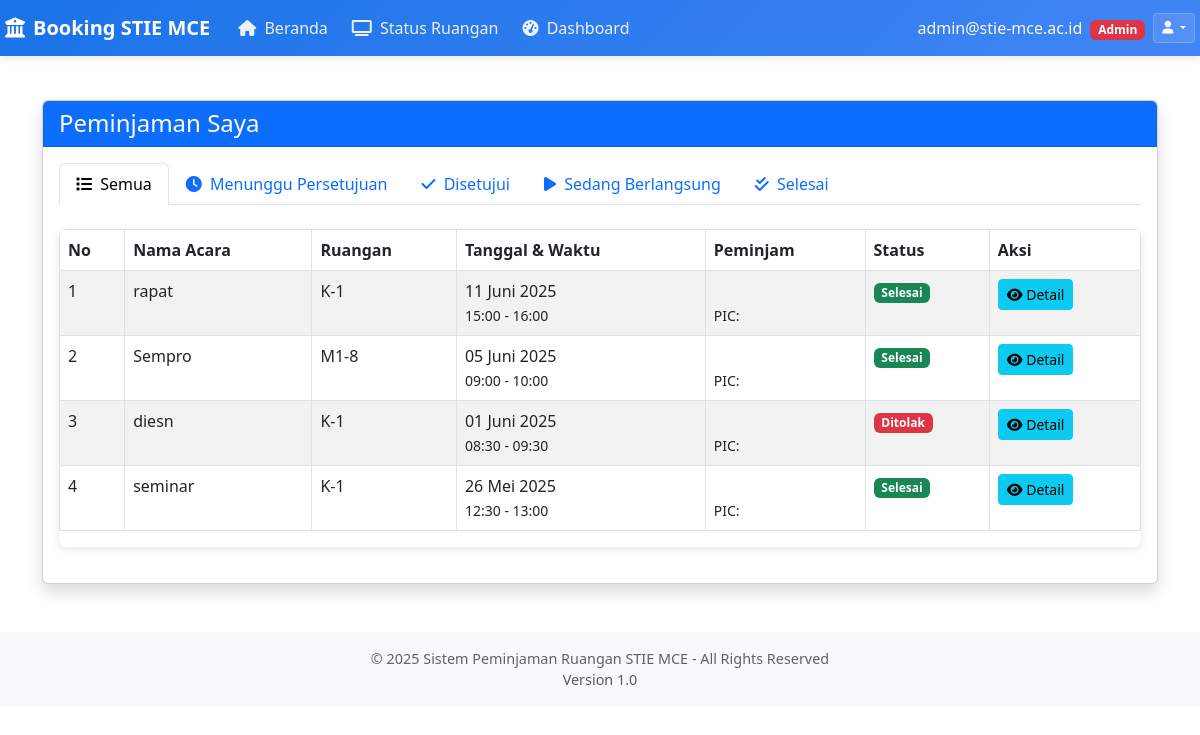
Screenshot of /my_bookings.php (signed in) with the database file from the repository.
### tables this page shows
CREATE TABLE `tbl_booking` (
  `id_booking` int(11) NOT NULL,
  `id_user` int(11) NOT NULL,
  `id_ruang` int(11) NOT NULL,
  `nama_acara` varchar(200) NOT NULL,
  `tanggal` date NOT NULL,
  `jam_mulai` time NOT NULL,
  `jam_selesai` time NOT NULL,
  `keterangan` text NOT NULL,
  `nama` varchar(100) NOT NULL,
  `no_penanggungjawab` int(15) NOT NULL,
  `status` enum('pending','approve','rejected','cancelled','active','done') NOT NULL DEFAULT 'pending',
  `checked_out_by` varchar(50) DEFAULT NULL,
  `checkout_status` enum('pending','manual_checkout','auto_completed','force_checkout') NOT NULL DEFAULT 'pending',
  `checkout_time` datetime DEFAULT NULL,
  `completion_note` varchar(255) DEFAULT NULL,
  `is_external` tinyint(1) NOT NULL DEFAULT 0,
  `activated_at` datetime DEFAULT NULL,
  `activated_by` varchar(50) DEFAULT NULL,
  `activation_note` text DEFAULT NULL,
  `approved_at` datetime DEFAULT NULL,
  `approved_by` varchar(50) DEFAULT NULL,
  `rejected_at` datetime DEFAULT NULL COMMENT 'Waktu penolakan booking',
  `rejected_by` varchar(50) DEFAULT NULL COMMENT 'Yang menolak booking',
  `rejection_reason` text DEFAULT NULL COMMENT 'Alasan penolakan',
  `approval_reason` text DEFAULT NULL,
  `cancelled_by` varchar(50) DEFAULT NULL,
  `cancelled_at` datetime DEFAULT NULL,
  `cancellation_reason` text DEFAULT NULL,
  `auto_approved` tinyint(1) DEFAULT 0 COMMENT 'Was this booking auto-approved?',
  `auto_approval_reason` varchar(255) DEFAULT NULL COMMENT 'Reason for auto-approval',
  `created_at` timestamp NOT NULL DEFAULT current_timestamp(),
  `id_schedule` int(11) DEFAULT NULL COMMENT 'Jika booking ini dari jadwal kuliah berulang',
  `booking_type` enum('manual','recurring','external') DEFAULT 'manual' COMMENT 'Jenis booking',
  `auto_generated` tinyint(1) DEFAULT 0,
  `created_by_cs` tinyint(1) DEFAULT 0 COMMENT 'Dibuat oleh CS',
  `cs_user_id` int(11) DEFAULT NULL COMMENT 'ID user CS yang membuat booking',
  `addon_total_cost` decimal(10,2) DEFAULT 0.00 COMMENT 'Total biaya add-on',
  `base_price` decimal(10,2) DEFAULT 0.00 COMMENT 'Harga dasar ruangan',
  `addon_total` decimal(10,2) DEFAULT 0.00 COMMENT 'Total harga add-on',
  `total_amount` decimal(10,2) GENERATED ALWAYS AS (`base_price` + `addon_total`) STORED COMMENT 'Total pembayaran',
  `payment_status` enum('pending','paid','partial','refund') DEFAULT 'pending',
  `payment_method` varchar(50) DEFAULT NULL,
  `payment_date` datetime DEFAULT NULL,
  `karyawan_id` int(11) DEFAULT NULL COMMENT 'Direct reference ke dbIRIS.tblKaryawan',
  `user_type` enum('local','dosen_iris','external','manual') DEFAULT 'local' COMMENT 'Tipe user - manual untuk booking CS',
  `email_peminjam` varchar(255) DEFAULT NULL COMMENT 'Email peminjam untuk booking manual',
  `role_peminjam` enum('dosen','mahasiswa','karyawan','external') DEFAULT NULL COMMENT 'Role peminjam untuk booking manual',
  `nik_dosen` varchar(20) DEFAULT NULL COMMENT 'NIK dosen dari dbIRIS',
  `nama_dosen` varchar(200) DEFAULT NULL COMMENT 'Nama dosen dari dbIRIS',
  `email_dosen` varchar(100) DEFAULT NULL COMMENT 'Email dosen dari dbIRIS',
  `tahun_akademik_info` varchar(20) DEFAULT NULL COMMENT 'Tahun akademik (2024/2025)',
  `periode_info` varchar(20) DEFAULT NULL COMMENT 'Ganjil/Genap/Pendek',
  `catatan_dosen` text DEFAULT NULL COMMENT 'Catatan tambahan dari dosen',
  `dosen_karyawan_id` int(11) DEFAULT NULL COMMENT 'Reference to dbIRIS.tblKaryawan.KaryawanID',
  `dosen_nik_external` varchar(20) DEFAULT NULL COMMENT 'NIK dosen dari database external',
  `dosen_nama_external` varchar(200) DEFAULT NULL COMMENT 'Nama dosen dari database external',
  `dosen_email_external` varchar(100) DEFAULT NULL COMMENT 'Email dosen dari database external',
  `cs_handled` tinyint(4) DEFAULT 0,
  `cs_handled_at` timestamp NULL DEFAULT NULL,
  `cs_handled_by` int(11) DEFAULT NULL,
  `original_schedule_deleted` tinyint(1) DEFAULT 0 COMMENT 'Apakah jadwal asli sudah dihapus',
  `original_schedule_deleted_at` timestamp NULL DEFAULT NULL COMMENT 'Waktu jadwal asli dihapus',
  `original_schedule_deleted_by` int(11) DEFAULT NULL COMMENT 'CS yang menghapus jadwal asli',
  `deleted_schedule_date` date DEFAULT NULL COMMENT 'Tanggal jadwal yang dihapus',
  `schedule_deleted` tinyint(1) DEFAULT 0 COMMENT 'Apakah jadwal asli sudah dihapus',
  `schedule_deleted_at` timestamp NULL DEFAULT NULL COMMENT 'Kapan jadwal asli dihapus',
  `schedule_deleted_by` int(11) DEFAULT NULL COMMENT 'Siapa yang menghapus jadwal asli'
);

CREATE TABLE `tbl_ruang` (
  `id_ruang` int(11) NOT NULL,
  `id_gedung` int(11) NOT NULL,
  `nama_ruang` varchar(100) NOT NULL,
  `kapasitas` int(11) NOT NULL,
  `lokasi` varchar(50) NOT NULL,
  `fasilitas` text DEFAULT NULL COMMENT 'Daftar fasilitas ruangan',
  `allowed_roles` set('admin','mahasiswa','dosen','karyawan') DEFAULT 'admin,mahasiswa,dosen,karyawan' COMMENT 'Role yang boleh booking ruangan ini',
  `description` text DEFAULT NULL COMMENT 'Deskripsi ruangan'
);

### functions.php (called while the page is built, shortened)
<?php
function formatDate($date, $format = 'd F Y') {
    $months = [
        'January' => 'Januari', 'February' => 'Februari', 'March' => 'Maret',
        'April' => 'April', 'May' => 'Mei', 'June' => 'Juni',
        'July' => 'Juli', 'August' => 'Agustus', 'September' => 'September',
        'October' => 'Oktober', 'November' => 'November', 'December' => 'Desember'
    ];
    $days = [
        'Sunday' => 'Minggu', 'Monday' => 'Senin', 'Tuesday' => 'Selasa',
        'Wednesday' => 'Rabu', 'Thursday' => 'Kamis', 'Friday' => 'Jumat', 'Saturday' => 'Sabtu'
    ];
    $formatted = date($format, strtotime($date));
    foreach ($months as $en => $id) {
        $formatted = str_replace($en, $id, $formatted);
    }
    foreach ($days as $en => $id) {
        $formatted = str_replace($en, $id, $formatted);
    }
    return $formatted;
}
function formatTime($time) {
    try {
        $timeObj = new DateTime($time);
        return $timeObj->format('H:i');
    } catch (Exception $e) {
        return $time;
    }
}
?>

### my_bookings.php (the view, shortened to what this page needs)
<?php
require_once 'config.php';
require_once 'functions.php';
$userId = $_SESSION['user_id'];
$status = isset($_GET['status']) ? $_GET['status'] : 'all';
if ($status === 'all') {
    $sql = "SELECT b.*, r.nama_ruang
            FROM tbl_booking b
            JOIN tbl_ruang r ON b.id_ruang = r.id_ruang
            WHERE b.id_user = ?
            ORDER BY b.tanggal DESC, b.jam_mulai DESC";
    $stmt = $conn->prepare($sql);
    $stmt->execute([$userId]);
}
$bookings = $stmt->fetchAll();
?>
<!DOCTYPE html>
<html lang="id">
<head>
    <link rel="stylesheet" href="style.css">
    <link rel="stylesheet" href="https://cdnjs.cloudflare.com/ajax/libs/font-awesome/6.0.0/css/all.min.css">
    <link rel="stylesheet" href="https://cdn.jsdelivr.net/npm/bootstrap@5.3.0/dist/css/bootstrap.min.css">
</head>
<body class="logged-in">
    <header>
        <?php include 'header.php'; ?>
    </header>
    <div class="container mt-4">
        <div class="card shadow">
            <div class="card-header bg-primary text-white">
                <h4 class="mb-0">Peminjaman Saya</h4>
            </div>
            <div class="card-body">
                <ul class="nav nav-tabs mb-4">
                    <li class="nav-item">
                        <a class="nav-link <?= $status === 'all' ? 'active' : '' ?>" href="?status=all">
                            <i class="fas fa-list me-1"></i> Semua
                        </a>
                    </li>
                    <li class="nav-item">
                        <a class="nav-link <?= $status === 'pending' ? 'active' : '' ?>" href="?status=pending">
                            <i class="fas fa-clock me-1"></i> Menunggu Persetujuan
                        </a>
                    </li>
                    <li class="nav-item">
                        <a class="nav-link <?= $status === 'approve' ? 'active' : '' ?>" href="?status=approve">
                            <i class="fas fa-check me-1"></i> Disetujui
                        </a>
                    </li>
                    <li class="nav-item">
                        <a class="nav-link <?= $status === 'active' ? 'active' : '' ?>" href="?status=active">
                            <i class="fas fa-play me-1"></i> Sedang Berlangsung
                        </a>
                    </li>
                    <li class="nav-item">
                        <a class="nav-link <?= $status === 'done' ? 'active' : '' ?>" href="?status=done">
                            <i class="fas fa-check-double me-1"></i> Selesai
                        </a>
                    </li>
                </ul>
               <div class="table-responsive">
                            <table class="table table-bordered table-striped table-hover">
                                <thead class="bg-light">
                                    <tr>
                                        <th>No</th>
                                        <th>Nama Acara</th>
                                        <th>Ruangan</th>
                                        <th>Tanggal & Waktu</th>
                                        <th>Peminjam</th>
                                        <th>Status</th>
                                        <th>Aksi</th>
                                    </tr>
                                </thead>
                                <tbody>
                                    <?php if (count($bookings) > 0): ?>
                                        <?php $i = 1; foreach ($bookings as $booking): ?>
                                            <tr>
                                                <td><?= $i++ ?></td>
                                                <td><?= htmlspecialchars($booking['nama_acara'] ?? '') ?></td>
                                                <td>
                                                    <?= htmlspecialchars($booking['nama_ruang'] ?? '') ?>
                                                </td>
                                                <td>
                                                    <?= formatDate($booking['tanggal']) ?><br>
                                                    <small><?= formatTime($booking['jam_mulai']) ?> - <?= formatTime($booking['jam_selesai']) ?></small>
                                                </td>
                                                <td>
                                                    <?= htmlspecialchars($booking['email'] ?? '') ?><br>
                                                    <small>PIC: <?= htmlspecialchars($booking['nama_penanggungjawab'] ?? '') ?></small>
                                                </td>
                                                <td>
                                                    <?php
                                                    $statusBadge = '';
                                                    switch ($booking['status']) {
                                                        case 'rejected':
                                                            $statusBadge = '<span class="badge bg-danger">Ditolak</span>';
                                                            break;
                                                        case 'done':
                                                            $statusBadge = '<span class="badge bg-success">Selesai</span>';
                                                            break;
                                                    }
                                                    echo $statusBadge;
                                                    ?>
                                                </td>
                                                <td>
                                                    <button type="button" class="btn btn-sm btn-info mb-1"
                                                            data-bs-toggle="modal"
                                                            data-bs-target="#detailModal<?= $booking['id_booking'] ?>">
                                                        <i class="fas fa-eye"></i> Detail
                                                    </button>
                                                </td>
                                            </tr>
                                        <?php endforeach; ?>
                                    <?php else: ?>
                                        <tr>
                                            <td colspan="7" class="text-center py-3">Tidak ada data peminjaman yang ditemukan.</td>
                                        </tr>
                                    <?php endif; ?>
                                </tbody>
                            </table>
                        </div>
                    </div>
                </div>
            </div>
    <footer class="mt-5 py-3 bg-light">
        <?php include 'footer.php'; ?>
    </footer>
</body>
</html>

### style.css (style rules this page uses)
:root { --primary-color: #1a73e8; --secondary-color: #4285f4; --success-color: #0f9d58; --warning-color: #f4b400; --danger-color: #db4437; --light-color: #f8f9fa; --dark-color: #202124; --gray-color: #5f6368; }
html, body { overflow-x: hidden; width: 100%; max-width: 100vw; scroll-behavior: smooth; }
body { font-family: 'Roboto', 'Segoe UI', Arial, sans-serif; background-color: #f5f5f5; color: #333; padding-top: 76px; }
.card { border: none; border-radius: 10px; overflow: hidden; transition: all 0.3s ease; }
.card-header { font-weight: 600; border-bottom: none; }
.table-responsive { width: 100%; overflow-x: auto; overflow-y: visible; -webkit-overflow-scrolling: touch; border-radius: 8px; box-shadow: 0 2px 10px rgba(0, 0, 0, 0.1); margin-bottom: 20px; }
.btn { border-radius: 6px; padding: 8px 16px; font-weight: 500; transition: all 0.3s ease; }
.badge { padding: 5px 8px; font-weight: 500; border-radius: 4px; }
footer { background-color: var(--light-color); color: var(--gray-color); text-align: center; font-size: 0.9rem; margin-top: 3rem; padding: 2rem 0; }

### rows the page displays
tbl_booking: nama_acara "seminar", id_ruang.nama_ruang "K-1", tanggal "26 Mei 2025", jam_mulai "12:30", jam_selesai "13:00", status "Selesai"

### other values shown
$userDisplayName "admin@stie-mce.ac.id"
$userRole "Admin"
$booking['nama_acara'] "rapat"
$booking['nama_ruang'] "K-1"
formatDate($booking['tanggal']) "11 Juni 2025"
formatTime($booking['jam_mulai']) "15:00"
formatTime($booking['jam_selesai']) "16:00"
$booking['nama_acara'] "Sempro"
$booking['nama_ruang'] "M1-8"
formatDate($booking['tanggal']) "05 Juni 2025"
formatTime($booking['jam_mulai']) "09:00"
formatTime($booking['jam_selesai']) "10:00"
$booking['nama_acara'] "diesn"
formatDate($booking['tanggal']) "01 Juni 2025"
formatTime($booking['jam_mulai']) "08:30"
